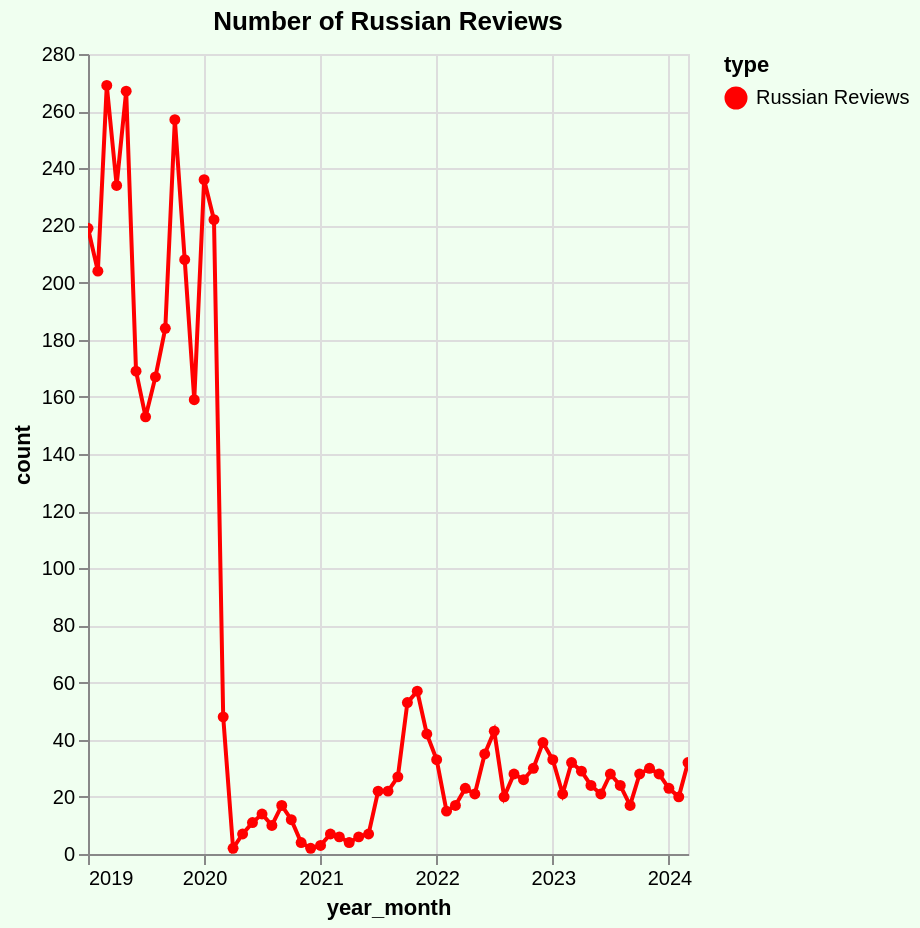

Write the Vega-Lite specification saved for this chart.
### Vega-Lite specification from a JSON file in a GitHub repository (floating-point values rounded to 4 significant figures)
{"config": {"view": {"continuousWidth": 300, "continuousHeight": 300}}, "data": {"name": "data-548f36435d7233b03dae948b47cf2ecc"}, "mark": {"type": "line", "color": "red", "point": true}, "background": "#f0fff0", "encoding": {"color": {"field": "type", "scale": {"range": ["red"]}, "type": "nominal"}, "tooltip": [{"field": "year_month", "type": "temporal"}, {"field": "count", "type": "quantitative"}, {"field": "type", "type": "nominal"}], "x": {"field": "year_month", "type": "temporal"}, "y": {"field": "count", "type": "quantitative"}}, "height": 400, "params": [{"name": "param_101", "select": {"type": "interval", "encodings": ["x", "y"]}, "bind": "scales"}], "title": "Number of Russian Reviews", "width": "container", "$schema": "https://vega.github.io/schema/vega-lite/v5.17.0.json", "datasets": {"data-548f36435d7233b03dae948b47cf2ecc": [{"year_month": "2019-01-01T00:00:00", "count": 219, "type": "Russian Reviews"}, {"year_month": "2019-02-01T00:00:00", "count": 204, "type": "Russian Reviews"}, {"year_month": "2019-03-01T00:00:00", "count": 269, "type": "Russian Reviews"}, {"year_month": "2019-04-01T00:00:00", "count": 234, "type": "Russian Reviews"}, {"year_month": "2019-05-01T00:00:00", "count": 267, "type": "Russian Reviews"}, {"year_month": "2019-06-01T00:00:00", "count": 169, "type": "Russian Reviews"}, {"year_month": "2019-07-01T00:00:00", "count": 153, "type": "Russian Reviews"}, {"year_month": "2019-08-01T00:00:00", "count": 167, "type": "Russian Reviews"}, {"year_month": "2019-09-01T00:00:00", "count": 184, "type": "Russian Reviews"}, {"year_month": "2019-10-01T00:00:00", "count": 257, "type": "Russian Reviews"}, {"year_month": "2019-11-01T00:00:00", "count": 208, "type": "Russian Reviews"}, {"year_month": "2019-12-01T00:00:00", "count": 159, "type": "Russian Reviews"}, {"year_month": "2020-01-01T00:00:00", "count": 236, "type": "Russian Reviews"}, {"year_month": "2020-02-01T00:00:00", "count": 222, "type": "Russian Reviews"}, {"year_month": "2020-03-01T00:00:00", "count": 48, "type": "Russian Reviews"}, {"year_month": "2020-04-01T00:00:00", "count": 2, "type": "Russian Reviews"}, {"year_month": "2020-05-01T00:00:00", "count": 7, "type": "Russian Reviews"}, {"year_month": "2020-06-01T00:00:00", "count": 11, "type": "Russian Reviews"}, {"year_month": "2020-07-01T00:00:00", "count": 14, "type": "Russian Reviews"}, {"year_month": "2020-08-01T00:00:00", "count": 10, "type": "Russian Reviews"}, {"year_month": "2020-09-01T00:00:00", "count": 17, "type": "Russian Reviews"}, {"year_month": "2020-10-01T00:00:00", "count": 12, "type": "Russian Reviews"}, {"year_month": "2020-11-01T00:00:00", "count": 4, "type": "Russian Reviews"}, {"year_month": "2020-12-01T00:00:00", "count": 2, "type": "Russian Reviews"}, {"year_month": "2021-01-01T00:00:00", "count": 3, "type": "Russian Reviews"}, {"year_month": "2021-02-01T00:00:00", "count": 7, "type": "Russian Reviews"}, {"year_month": "2021-03-01T00:00:00", "count": 6, "type": "Russian Reviews"}, {"year_month": "2021-04-01T00:00:00", "count": 4, "type": "Russian Reviews"}, {"year_month": "2021-05-01T00:00:00", "count": 6, "type": "Russian Reviews"}, {"year_month": "2021-06-01T00:00:00", "count": 7, "type": "Russian Reviews"}, {"year_month": "2021-07-01T00:00:00", "count": 22, "type": "Russian Reviews"}, {"year_month": "2021-08-01T00:00:00", "count": 22, "type": "Russian Reviews"}, {"year_month": "2021-09-01T00:00:00", "count": 27, "type": "Russian Reviews"}, {"year_month": "2021-10-01T00:00:00", "count": 53, "type": "Russian Reviews"}, {"year_month": "2021-11-01T00:00:00", "count": 57, "type": "Russian Reviews"}, {"year_month": "2021-12-01T00:00:00", "count": 42, "type": "Russian Reviews"}, {"year_month": "2022-01-01T00:00:00", "count": 33, "type": "Russian Reviews"}, {"year_month": "2022-02-01T00:00:00", "count": 15, "type": "Russian Reviews"}, {"year_month": "2022-03-01T00:00:00", "count": 17, "type": "Russian Reviews"}, {"year_month": "2022-04-01T00:00:00", "count": 23, "type": "Russian Reviews"}, {"year_month": "2022-05-01T00:00:00", "count": 21, "type": "Russian Reviews"}, {"year_month": "2022-06-01T00:00:00", "count": 35, "type": "Russian Reviews"}, {"year_month": "2022-07-01T00:00:00", "count": 43, "type": "Russian Reviews"}, {"year_month": "2022-08-01T00:00:00", "count": 20, "type": "Russian Reviews"}, {"year_month": "2022-09-01T00:00:00", "count": 28, "type": "Russian Reviews"}, {"year_month": "2022-10-01T00:00:00", "count": 26, "type": "Russian Reviews"}, {"year_month": "2022-11-01T00:00:00", "count": 30, "type": "Russian Reviews"}, {"year_month": "2022-12-01T00:00:00", "count": 39, "type": "Russian Reviews"}, {"year_month": "2023-01-01T00:00:00", "count": 33, "type": "Russian Reviews"}, {"year_month": "2023-02-01T00:00:00", "count": 21, "type": "Russian Reviews"}, {"year_month": "2023-03-01T00:00:00", "count": 32, "type": "Russian Reviews"}, {"year_month": "2023-04-01T00:00:00", "count": 29, "type": "Russian Reviews"}, {"year_month": "2023-05-01T00:00:00", "count": 24, "type": "Russian Reviews"}, {"year_month": "2023-06-01T00:00:00", "count": 21, "type": "Russian Reviews"}, {"year_month": "2023-07-01T00:00:00", "count": 28, "type": "Russian Reviews"}, {"year_month": "2023-08-01T00:00:00", "count": 24, "type": "Russian Reviews"}, {"year_month": "2023-09-01T00:00:00", "count": 17, "type": "Russian Reviews"}, {"year_month": "2023-10-01T00:00:00", "count": 28, "type": "Russian Reviews"}, {"year_month": "2023-11-01T00:00:00", "count": 30, "type": "Russian Reviews"}, {"year_month": "2023-12-01T00:00:00", "count": 28, "type": "Russian Reviews"}, {"year_month": "2024-01-01T00:00:00", "count": 23, "type": "Russian Reviews"}, {"year_month": "2024-02-01T00:00:00", "count": 20, "type": "Russian Reviews"}, {"year_month": "2024-03-01T00:00:00", "count": 32, "type": "Russian Reviews"}]}}
